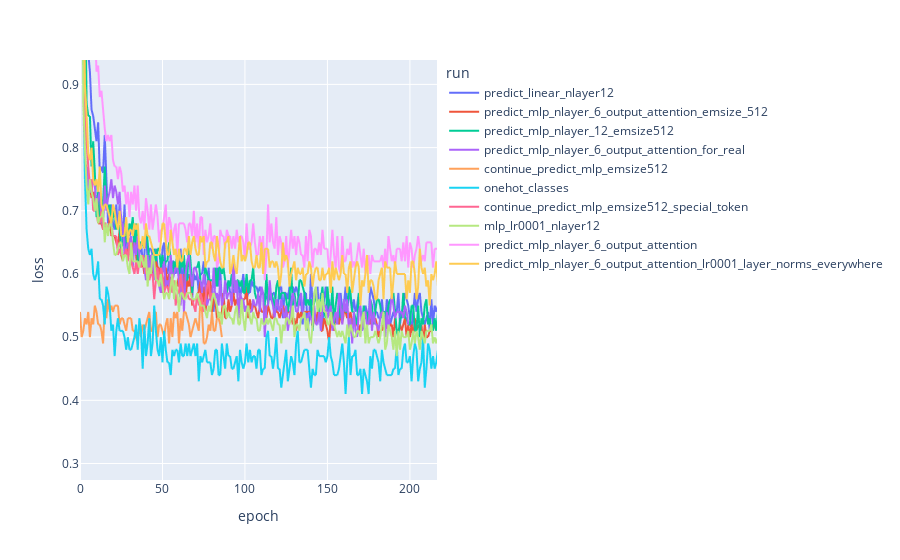

The notebook cell saved with this chart:
### Code cell
import plotly.express as px
show_only = ['onehot_classes', 'predict_linear_nlayer12', 'predict_mlp_nlayer_12_emsize512', 'predict_mlp_nlayer_6_output_attention', 'predict_mlp_nlayer_6_output_attention_for_real', 'predict_mlp_nlayer_6_output_attention_lr0001_layer_norms_everywhere', 'predict_mlp_nlayer_6_output_attention_emsize_512', 'continue_predict_mlp_emsize512', 'continue_predict_mlp_emsize512_special_token', 'mlp_lr0001_nlayer12']

long_df = make_long_loss_df(losses_dict)
long_df = long_df[long_df.run.isin(show_only)]
fig = px.line(long_df, x="epoch", y='loss', color="run")
fig.update_layout(height=800)
fig

### Figure 1 — Plotly figure (JSON) as saved in the notebook; plotly's stock layout.template omitted (floating-point values rounded to 4 significant figures; data arrays with more than 128 entries replaced by an {"elided": "..."} marker saying what was removed)
{"data": [{"hovertemplate": "run=predict_linear_nlayer12<br>epoch=%{x}<br>loss=%{y}<extra></extra>", "legendgroup": "predict_linear_nlayer12", "line": {"color": "#636efa", "dash": "solid"}, "marker": {"symbol": "circle"}, "mode": "lines", "name": "predict_linear_nlayer12", "showlegend": true, "type": "scattergl", "visible": true, "x": {"elided": "800 int values"}, "xaxis": "x", "y": {"elided": "800 float values"}, "yaxis": "y"}, {"hovertemplate": "run=predict_mlp_nlayer_6_output_attention_emsize_512<br>epoch=%{x}<br>loss=%{y}<extra></extra>", "legendgroup": "predict_mlp_nlayer_6_output_attention_emsize_512", "line": {"color": "#EF553B", "dash": "solid"}, "marker": {"symbol": "circle"}, "mode": "lines", "name": "predict_mlp_nlayer_6_output_attention_emsize_512", "showlegend": true, "type": "scattergl", "visible": true, "x": {"elided": "800 int values"}, "xaxis": "x", "y": {"elided": "800 float values"}, "yaxis": "y"}, {"hovertemplate": "run=predict_mlp_nlayer_12_emsize512<br>epoch=%{x}<br>loss=%{y}<extra></extra>", "legendgroup": "predict_mlp_nlayer_12_emsize512", "line": {"color": "#00cc96", "dash": "solid"}, "marker": {"symbol": "circle"}, "mode": "lines", "name": "predict_mlp_nlayer_12_emsize512", "showlegend": true, "type": "scattergl", "visible": true, "x": {"elided": "800 int values"}, "xaxis": "x", "y": {"elided": "800 float values"}, "yaxis": "y"}, {"hovertemplate": "run=predict_mlp_nlayer_6_output_attention_for_real<br>epoch=%{x}<br>loss=%{y}<extra></extra>", "legendgroup": "predict_mlp_nlayer_6_output_attention_for_real", "line": {"color": "#ab63fa", "dash": "solid"}, "marker": {"symbol": "circle"}, "mode": "lines", "name": "predict_mlp_nlayer_6_output_attention_for_real", "showlegend": true, "type": "scattergl", "visible": true, "x": {"elided": "800 int values"}, "xaxis": "x", "y": {"elided": "800 float values"}, "yaxis": "y"}, {"hovertemplate": "run=continue_predict_mlp_emsize512<br>epoch=%{x}<br>loss=%{y}<extra></extra>", "legendgroup": "continue_predict_mlp_emsize512", "line": {"color": "#FFA15A", "dash": "solid"}, "marker": {"symbol": "circle"}, "mode": "lines", "name": "continue_predict_mlp_emsize512", "showlegend": true, "type": "scattergl", "visible": true, "x": {"elided": "800 int values"}, "xaxis": "x", "y": {"elided": "800 float values"}, "yaxis": "y"}, {"hovertemplate": "run=onehot_classes<br>epoch=%{x}<br>loss=%{y}<extra></extra>", "legendgroup": "onehot_classes", "line": {"color": "#19d3f3", "dash": "solid"}, "marker": {"symbol": "circle"}, "mode": "lines", "name": "onehot_classes", "showlegend": true, "type": "scattergl", "visible": true, "x": {"elided": "800 int values"}, "xaxis": "x", "y": {"elided": "800 float values"}, "yaxis": "y"}, {"hovertemplate": "run=continue_predict_mlp_emsize512_special_token<br>epoch=%{x}<br>loss=%{y}<extra></extra>", "legendgroup": "continue_predict_mlp_emsize512_special_token", "line": {"color": "#FF6692", "dash": "solid"}, "marker": {"symbol": "circle"}, "mode": "lines", "name": "continue_predict_mlp_emsize512_special_token", "showlegend": true, "type": "scattergl", "visible": true, "x": {"elided": "800 int values"}, "xaxis": "x", "y": {"elided": "800 float values"}, "yaxis": "y"}, {"hovertemplate": "run=mlp_lr0001_nlayer12<br>epoch=%{x}<br>loss=%{y}<extra></extra>", "legendgroup": "mlp_lr0001_nlayer12", "line": {"color": "#B6E880", "dash": "solid"}, "marker": {"symbol": "circle"}, "mode": "lines", "name": "mlp_lr0001_nlayer12", "showlegend": true, "type": "scattergl", "visible": true, "x": {"elided": "800 int values"}, "xaxis": "x", "y": {"elided": "800 float values"}, "yaxis": "y"}, {"hovertemplate": "run=predict_mlp_nlayer_6_output_attention<br>epoch=%{x}<br>loss=%{y}<extra></extra>", "legendgroup": "predict_mlp_nlayer_6_output_attention", "line": {"color": "#FF97FF", "dash": "solid"}, "marker": {"symbol": "circle"}, "mode": "lines", "name": "predict_mlp_nlayer_6_output_attention", "showlegend": true, "type": "scattergl", "visible": true, "x": {"elided": "800 int values"}, "xaxis": "x", "y": {"elided": "800 float values"}, "yaxis": "y"}, {"hovertemplate": "run=predict_mlp_nlayer_6_output_attention_lr0001_layer_norms_everywhere<br>epoch=%{x}<br>loss=%{y}<extra></extra>", "legendgroup": "predict_mlp_nlayer_6_output_attention_lr0001_layer_norms_everywhere", "line": {"color": "#FECB52", "dash": "solid"}, "marker": {"symbol": "circle"}, "mode": "lines", "name": "predict_mlp_nlayer_6_output_attention_lr0001_layer_norms_everywhere", "showlegend": true, "type": "scattergl", "visible": true, "x": {"elided": "800 int values"}, "xaxis": "x", "y": {"elided": "800 float values"}, "yaxis": "y"}], "layout": {"autosize": true, "legend": {"title": {"text": "run"}, "tracegroupgap": 0}, "margin": {"t": 60}, "xaxis": {"anchor": "y", "autorange": false, "domain": [0, 1], "range": [0, 216.4], "title": {"text": "epoch"}, "type": "linear"}, "yaxis": {"anchor": "x", "autorange": false, "domain": [0, 1], "range": [0.2739, 0.9386], "title": {"text": "loss"}, "type": "linear"}}}
